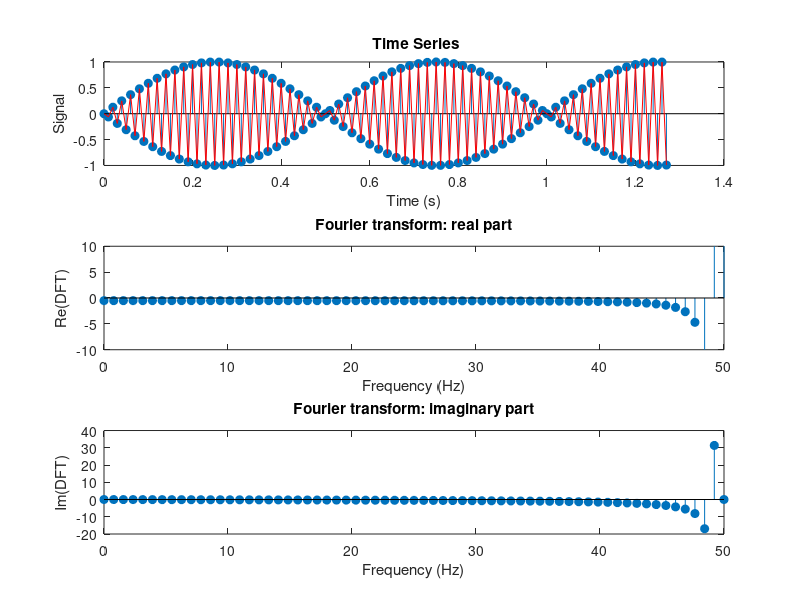

MATLAB code to generate this figure:
fs = 100;               % Sample frequency (Hz)
n = 128;                % Number of samples
t = (0:(n-1))/fs;       % Create time vector
x = sin(2*pi*51*t);     % Create timeseries
 
% Take Fourier Transform
y = fft(x);             % Discrete Fourier Transform
f = (0:n-1)*(fs/n);     % Construct frequency axis

% Display max value, index, and corresponding frequency
[maxval,index] = max(abs(y));
disp(y(index))
fprintf('index = %1.f\nf = %1.4f\n', index-1, f(index))

%Plot
subplot(3,1,1)
stem(t,x,'filled')
hold on
plot(t,x,'r')
xlabel('Time (s)'); ylabel('Signal')
title('{\bf Time Series}')
hold off
subplot(3,1,2) 
stem(f(1:n/2+1),real(y(1:n/2+1)),'filled') 
xlabel('Frequency (Hz)')
ylabel('Re(DFT)'); ylim([-10 10])
title('Fourier transform: real part') 
subplot(3,1,3) 
stem(f(1:n/2+1),imag(y(1:n/2+1)),'filled') 
xlabel('Frequency (Hz)'); ylabel('Im(DFT)')
title('Fourier transform: imaginary part')
